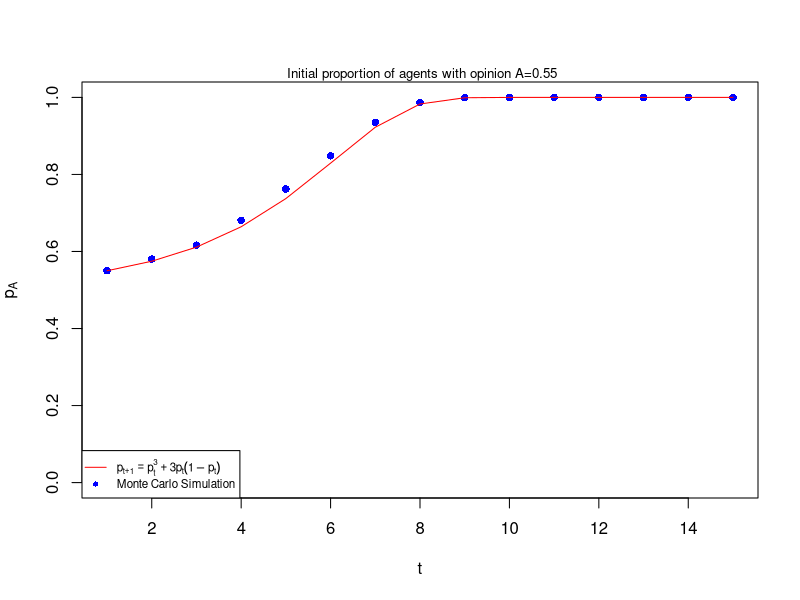

Recreate this plot in R.
##******************************************************************##
# Monte Carlo Simulation of the Galam Majority Model in a simple way
# obs:  agents are chosen sequentially
# Galam, Serge. "Sociophysics: a review of Galam models." 
# International Journal of Modern Physics C 19.03 (2008): 409-440.
##******************************************************************##

# If there is a local majority (2 × 1) in favor of
# one of the two possible opinions, the individual with minority opinion
# will follow the local majority.

nao     = 550  # number of initial A
nbo     = 450  # number of initial B

tmax    = 15   # number of time steps 
nsims   = 5    # number of independent simulations

N       = nao+nbo

ids     = 1:N

out.A.num = matrix(0,nrow=tmax, ncol=nsims)
out.B.num = matrix(0,nrow=tmax, ncol=nsims)


for (simu in 1:nsims) {
  
  # initialization
  A.num  = c(nao)
  B.num  = c(nbo)
    
  opi  = c( rep(1, A.num), rep(-1, B.num) )
  opi2 = opi
  
  for (t in 2:tmax) {
    
    for (node in 1:N ) 
    { # one MC Step over the FULL network  
            
      if( opi[ node ] == 1 ) # if node A has opinion +1
      {
        B.den = B.num[t-1]/N
        Cab    = B.den*B.den 
        if( runif(1) <= Cab ) 
        {
          opi2[ node ] = -1
        }
      }
      else
        if( opi[ node ] == -1 ) 
        {
          A.den = A.num[t-1]/N
          Cba = A.den*A.den
          if( runif(1) <= Cba ) 
          {
            opi2[ node ] = +1  
          }      
        }
    } # end of one MC step
    
    opi = opi2              # simultaneous-parallel updating
    
    # Opi of all nodes
    A.num[t] = sum(opi  == +1)
    B.num[t] = sum(opi  == -1)    
  }
  
  # save the results for each configuration(simulation, simu)
  out.A.num[, simu] = A.num
  out.B.num[, simu] = B.num
  cat(simu, " ")
}


###***************** Plot  I ********************#####
A.mean = apply(out.A.num, 1, mean)/N
plot(1:tmax, A.mean,xlim=c(1,tmax), ylim=c(0,1),pch=16,
     ylab=expression(p[A]), xlab="t", type="p", col="blue" )

######**********   interactive map *******************##
p = c( nao/N )

for( t in 2:tmax){
  p[t] = p[t-1]*p[t-1]*p[t-1] + 3*p[t-1]*p[t-1]*(1-p[t-1])
}


###***************** Plot II ********************#####
mtext( sprintf("%s%0.2f", " Initial proportion of agents with opinion A=",p[1] ), 
       side=3, cex=0.8, line=0)

lines(p, col="red", type="l",pch=16)

legend( "bottomleft", 0.95 , cex=0.7, 
        lty = c(1,0), 
        pch = c(NA, 16), 
        col = c( "red","blue"), 
        legend=c( expression(p[t+1]==p[t]^3+3*p[t]*(1-p[t])) ,expression( "Monte Carlo Simulation" ) ) )

